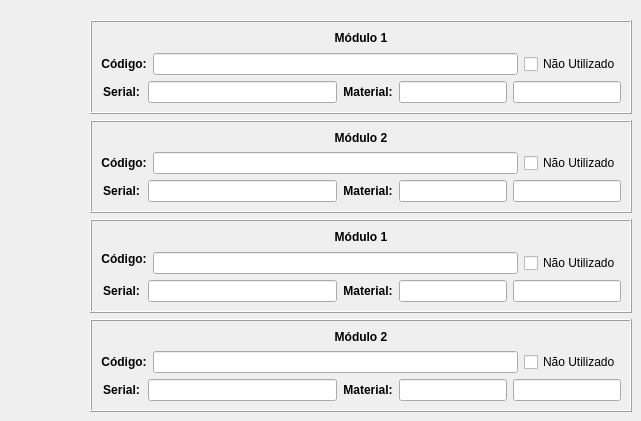
  <widget class="QWizardPage" name="PageSerialNumber">
   <widget class="QLabel" name="label_10">
    <property name="geometry">
     <rect>
      <x>0</x>
      <y>0</y>
      <width>70</width>
      <height>70</height>
     </rect>
    </property>
    <property name="maximumSize">
     <size>
      <width>70</width>
      <height>70</height>
     </size>
    </property>
    <property name="text">
     <string/>
    </property>
    <property name="pixmap">
     <pixmap>images/sirius_logo.jpeg</pixmap>
    </property>
   </widget>
   <widget class="QWidget" name="layoutWidget_3">
    <property name="geometry">
     <rect>
      <x>90</x>
      <y>20</y>
      <width>542</width>
      <height>392</height>
     </rect>
    </property>
    <layout class="QVBoxLayout" name="verticalLayout">
     <item>
      <widget class="QFrame" name="frame_11">
       <property name="minimumSize">
        <size>
         <width>540</width>
         <height>90</height>
        </size>
       </property>
       <property name="maximumSize">
        <size>
         <width>3256</width>
         <height>23465</height>
        </size>
       </property>
       <property name="frameShape">
        <enum>QFrame::Box</enum>
       </property>
       <property name="frameShadow">
        <enum>QFrame::Raised</enum>
       </property>
       <layout class="QVBoxLayout" name="verticalLayout_9">
        <item>
         <widget class="QLabel" name="label_19">
          <property name="text">
           <string>&lt;html&gt;&lt;head/&gt;&lt;body&gt;&lt;p&gt;&lt;span style=&quot; font-weight:600;&quot;&gt;Módulo 1&lt;/span&gt;&lt;/p&gt;&lt;/body&gt;&lt;/html&gt;</string>
          </property>
          <property name="alignment">
           <set>Qt::AlignHCenter|Qt::AlignTop</set>
          </property>
         </widget>
        </item>
        <item>
         <layout class="QHBoxLayout" name="horizontalLayout_29">
          <item alignment="Qt::AlignVCenter">
           <widget class="QLabel" name="label_48">
            <property name="text">
             <string>&lt;html&gt;&lt;head/&gt;&lt;body&gt;&lt;p&gt;&lt;span style=&quot; font-weight:600;&quot;&gt;Código:&lt;/span&gt;&lt;/p&gt;&lt;/body&gt;&lt;/html&gt;</string>
            </property>
            <property name="alignment">
             <set>Qt::AlignHCenter|Qt::AlignTop</set>
            </property>
           </widget>
          </item>
          <item>
           <widget class="QLineEdit" name="leDmCode0">
            <property name="minimumSize">
             <size>
              <width>0</width>
              <height>0</height>
             </size>
            </property>
            <property name="maximumSize">
             <size>
              <width>3265</width>
              <height>3265</height>
             </size>
            </property>
            <property name="alignment">
             <set>Qt::AlignLeading|Qt::AlignLeft|Qt::AlignTop</set>
            </property>
           </widget>
          </item>
          <item>
           <widget class="QCheckBox" name="cbDisableModuleReadSerial0">
            <property name="text">
             <string>Não Utilizado</string>
            </property>
           </widget>
          </item>
         </layout>
        </item>
        <item>
         <layout class="QHBoxLayout" name="horizontalLayout_30">
          <item>
           <layout class="QHBoxLayout" name="horizontalLayout_31">
            <item alignment="Qt::AlignVCenter">
             <widget class="QLabel" name="label_49">
              <property name="minimumSize">
               <size>
                <width>41</width>
                <height>0</height>
               </size>
              </property>
              <property name="text">
               <string>&lt;html&gt;&lt;head/&gt;&lt;body&gt;&lt;p&gt;&lt;span style=&quot; font-weight:600;&quot;&gt;Serial:&lt;/span&gt;&lt;/p&gt;&lt;/body&gt;&lt;/html&gt;</string>
              </property>
              <property name="alignment">
               <set>Qt::AlignHCenter|Qt::AlignTop</set>
              </property>
             </widget>
            </item>
            <item>
             <widget class="QLineEdit" name="leSerialNumber0">
              <property name="minimumSize">
               <size>
                <width>0</width>
                <height>0</height>
               </size>
              </property>
              <property name="maximumSize">
               <size>
                <width>3265</width>
                <height>3265</height>
               </size>
              </property>
              <property name="alignment">
               <set>Qt::AlignLeading|Qt::AlignLeft|Qt::AlignTop</set>
              </property>
             </widget>
            </item>
           </layout>
          </item>
          <item>
           <layout class="QHBoxLayout" name="horizontalLayout_32">
            <item alignment="Qt::AlignHCenter|Qt::AlignVCenter">
             <widget class="QLabel" name="label_50">
              <property name="text">
               <string>&lt;html&gt;&lt;head/&gt;&lt;body&gt;&lt;p&gt;&lt;span style=&quot; font-weight:600;&quot;&gt;Material:&lt;/span&gt;&lt;/p&gt;&lt;/body&gt;&lt;/html&gt;</string>
              </property>
              <property name="alignment">
               <set>Qt::AlignHCenter|Qt::AlignTop</set>
              </property>
             </widget>
            </item>
            <item>
             <widget class="QLineEdit" name="leMaterialCode0">
              <property name="minimumSize">
               <size>
                <width>0</width>
                <height>0</height>
               </size>
              </property>
              <property name="maximumSize">
               <size>
                <width>3265</width>
                <height>3265</height>
               </size>
              </property>
              <property name="alignment">
               <set>Qt::AlignLeading|Qt::AlignLeft|Qt::AlignTop</set>
              </property>
             </widget>
            </item>
            <item>
             <widget class="QLineEdit" name="leMaterialName0">
              <property name="minimumSize">
               <size>
                <width>0</width>
                <height>0</height>
               </size>
              </property>
              <property name="maximumSize">
               <size>
                <width>3265</width>
                <height>3265</height>
               </size>
              </property>
              <property name="alignment">
               <set>Qt::AlignLeading|Qt::AlignLeft|Qt::AlignTop</set>
              </property>
             </widget>
            </item>
           </layout>
          </item>
         </layout>
        </item>
       </layout>
      </widget>
     </item>
     <item>
      <widget class="QFrame" name="frame_9">
       <property name="minimumSize">
        <size>
         <width>540</width>
         <height>90</height>
        </size>
       </property>
       <property name="maximumSize">
        <size>
         <width>3256</width>
         <height>23465</height>
        </size>
       </property>
       <property name="frameShape">
        <enum>QFrame::Box</enum>
       </property>
       <property name="frameShadow">
        <enum>QFrame::Raised</enum>
       </property>
       <layout class="QVBoxLayout" name="verticalLayout_7">
        <item>
         <widget class="QLabel" name="label_40">
          <property name="text">
           <string>&lt;html&gt;&lt;head/&gt;&lt;body&gt;&lt;p&gt;&lt;span style=&quot; font-weight:600;&quot;&gt;Módulo 2&lt;/span&gt;&lt;/p&gt;&lt;/body&gt;&lt;/html&gt;</string>
          </property>
          <property name="alignment">
           <set>Qt::AlignHCenter|Qt::AlignTop</set>
          </property>
         </widget>
        </item>
        <item>
         <layout class="QHBoxLayout" name="horizontalLayout_21">
          <item alignment="Qt::AlignVCenter">
           <widget class="QLabel" name="label_41">
            <property name="text">
             <string>&lt;html&gt;&lt;head/&gt;&lt;body&gt;&lt;p&gt;&lt;span style=&quot; font-weight:600;&quot;&gt;Código:&lt;/span&gt;&lt;/p&gt;&lt;/body&gt;&lt;/html&gt;</string>
            </property>
            <property name="alignment">
             <set>Qt::AlignHCenter|Qt::AlignTop</set>
            </property>
           </widget>
          </item>
          <item>
           <widget class="QLineEdit" name="leDmCode1">
            <property name="minimumSize">
             <size>
              <width>0</width>
              <height>0</height>
             </size>
            </property>
            <property name="maximumSize">
             <size>
              <width>3265</width>
              <height>3265</height>
             </size>
            </property>
            <property name="alignment">
             <set>Qt::AlignLeading|Qt::AlignLeft|Qt::AlignTop</set>
            </property>
           </widget>
          </item>
          <item>
           <widget class="QCheckBox" name="cbDisableModuleReadSerial1">
            <property name="text">
             <string>Não Utilizado</string>
            </property>
           </widget>
          </item>
         </layout>
        </item>
        <item>
         <layout class="QHBoxLayout" name="horizontalLayout_22">
          <item>
           <layout class="QHBoxLayout" name="horizontalLayout_23">
            <item alignment="Qt::AlignVCenter">
             <widget class="QLabel" name="label_42">
              <property name="minimumSize">
               <size>
                <width>41</width>
                <height>0</height>
               </size>
              </property>
              <property name="text">
               <string>&lt;html&gt;&lt;head/&gt;&lt;body&gt;&lt;p&gt;&lt;span style=&quot; font-weight:600;&quot;&gt;Serial:&lt;/span&gt;&lt;/p&gt;&lt;/body&gt;&lt;/html&gt;</string>
              </property>
              <property name="alignment">
               <set>Qt::AlignHCenter|Qt::AlignTop</set>
              </property>
             </widget>
            </item>
            <item>
             <widget class="QLineEdit" name="leSerialNumber1">
              <property name="minimumSize">
               <size>
                <width>0</width>
                <height>0</height>
               </size>
              </property>
              <property name="maximumSize">
               <size>
                <width>3265</width>
                <height>3265</height>
               </size>
              </property>
              <property name="alignment">
               <set>Qt::AlignLeading|Qt::AlignLeft|Qt::AlignTop</set>
              </property>
             </widget>
            </item>
           </layout>
          </item>
          <item>
           <layout class="QHBoxLayout" name="horizontalLayout_24">
            <item alignment="Qt::AlignVCenter">
             <widget class="QLabel" name="label_43">
              <property name="text">
               <string>&lt;html&gt;&lt;head/&gt;&lt;body&gt;&lt;p&gt;&lt;span style=&quot; font-weight:600;&quot;&gt;Material:&lt;/span&gt;&lt;/p&gt;&lt;/body&gt;&lt;/html&gt;</string>
              </property>
              <property name="alignment">
               <set>Qt::AlignHCenter|Qt::AlignTop</set>
              </property>
             </widget>
            </item>
            <item>
             <widget class="QLineEdit" name="leMaterialCode1">
              <property name="minimumSize">
               <size>
                <width>0</width>
                <height>0</height>
               </size>
              </property>
              <property name="maximumSize">
               <size>
                <width>3265</width>
                <height>3265</height>
               </size>
              </property>
              <property name="alignment">
               <set>Qt::AlignLeading|Qt::AlignLeft|Qt::AlignTop</set>
              </property>
             </widget>
            </item>
            <item>
             <widget class="QLineEdit" name="leMaterialName1">
              <property name="minimumSize">
               <size>
                <width>0</width>
                <height>0</height>
               </size>
              </property>
              <property name="maximumSize">
               <size>
                <width>3265</width>
                <height>3265</height>
               </size>
              </property>
              <property name="alignment">
               <set>Qt::AlignLeading|Qt::AlignLeft|Qt::AlignTop</set>
              </property>
             </widget>
            </item>
           </layout>
          </item>
         </layout>
        </item>
       </layout>
      </widget>
     </item>
     <item>
      <widget class="QFrame" name="frame_10">
       <property name="minimumSize">
        <size>
         <width>540</width>
         <height>90</height>
        </size>
       </property>
       <property name="maximumSize">
        <size>
         <width>3256</width>
         <height>23465</height>
        </size>
       </property>
       <property name="frameShape">
        <enum>QFrame::Box</enum>
       </property>
       <property name="frameShadow">
        <enum>QFrame::Raised</enum>
       </property>
       <layout class="QVBoxLayout" name="verticalLayout_8">
        <item>
         <widget class="QLabel" name="label_44">
          <property name="text">
           <string>&lt;html&gt;&lt;head/&gt;&lt;body&gt;&lt;p&gt;&lt;span style=&quot; font-weight:600;&quot;&gt;Módulo 1&lt;/span&gt;&lt;/p&gt;&lt;/body&gt;&lt;/html&gt;</string>
          </property>
          <property name="alignment">
           <set>Qt::AlignHCenter|Qt::AlignTop</set>
          </property>
         </widget>
        </item>
        <item>
         <layout class="QHBoxLayout" name="horizontalLayout_25">
          <item alignment="Qt::AlignHCenter">
           <widget class="QLabel" name="label_45">
            <property name="text">
             <string>&lt;html&gt;&lt;head/&gt;&lt;body&gt;&lt;p&gt;&lt;span style=&quot; font-weight:600;&quot;&gt;Código:&lt;/span&gt;&lt;/p&gt;&lt;/body&gt;&lt;/html&gt;</string>
            </property>
            <property name="alignment">
             <set>Qt::AlignHCenter|Qt::AlignTop</set>
            </property>
           </widget>
          </item>
          <item>
           <widget class="QLineEdit" name="leDmCode2">
            <property name="minimumSize">
             <size>
              <width>0</width>
              <height>0</height>
             </size>
            </property>
            <property name="maximumSize">
             <size>
              <width>3265</width>
              <height>3265</height>
             </size>
            </property>
            <property name="alignment">
             <set>Qt::AlignLeading|Qt::AlignLeft|Qt::AlignTop</set>
            </property>
           </widget>
          </item>
          <item>
           <widget class="QCheckBox" name="cbDisableModuleReadSerial2">
            <property name="text">
             <string>Não Utilizado</string>
            </property>
           </widget>
          </item>
         </layout>
        </item>
        <item>
         <layout class="QHBoxLayout" name="horizontalLayout_26">
          <item>
           <layout class="QHBoxLayout" name="horizontalLayout_27">
            <item alignment="Qt::AlignVCenter">
             <widget class="QLabel" name="label_46">
              <property name="minimumSize">
               <size>
                <width>41</width>
                <height>0</height>
               </size>
              </property>
              <property name="text">
               <string>&lt;html&gt;&lt;head/&gt;&lt;body&gt;&lt;p&gt;&lt;span style=&quot; font-weight:600;&quot;&gt;Serial:&lt;/span&gt;&lt;/p&gt;&lt;/body&gt;&lt;/html&gt;</string>
              </property>
              <property name="alignment">
               <set>Qt::AlignHCenter|Qt::AlignTop</set>
              </property>
             </widget>
            </item>
            <item>
             <widget class="QLineEdit" name="leSerialNumber2">
              <property name="minimumSize">
               <size>
                <width>0</width>
                <height>0</height>
               </size>
              </property>
              <property name="maximumSize">
               <size>
                <width>3265</width>
                <height>3265</height>
               </size>
              </property>
              <property name="alignment">
               <set>Qt::AlignLeading|Qt::AlignLeft|Qt::AlignTop</set>
              </property>
             </widget>
            </item>
           </layout>
          </item>
          <item>
           <layout class="QHBoxLayout" name="horizontalLayout_28">
            <item alignment="Qt::AlignVCenter">
             <widget class="QLabel" name="label_47">
              <property name="text">
               <string>&lt;html&gt;&lt;head/&gt;&lt;body&gt;&lt;p&gt;&lt;span style=&quot; font-weight:600;&quot;&gt;Material:&lt;/span&gt;&lt;/p&gt;&lt;/body&gt;&lt;/html&gt;</string>
              </property>
              <property name="alignment">
               <set>Qt::AlignHCenter|Qt::AlignTop</set>
              </property>
             </widget>
            </item>
            <item>
             <widget class="QLineEdit" name="leMaterialCode2">
              <property name="minimumSize">
               <size>
                <width>0</width>
                <height>0</height>
               </size>
              </property>
              <property name="maximumSize">
               <size>
                <width>3265</width>
                <height>3265</height>
               </size>
              </property>
              <property name="alignment">
               <set>Qt::AlignLeading|Qt::AlignLeft|Qt::AlignTop</set>
              </property>
             </widget>
            </item>
            <item>
             <widget class="QLineEdit" name="leMaterialName2">
              <property name="minimumSize">
               <size>
                <width>0</width>
                <height>0</height>
               </size>
              </property>
              <property name="maximumSize">
               <size>
                <width>3265</width>
                <height>3265</height>
               </size>
              </property>
              <property name="alignment">
               <set>Qt::AlignLeading|Qt::AlignLeft|Qt::AlignTop</set>
              </property>
             </widget>
            </item>
           </layout>
          </item>
         </layout>
        </item>
       </layout>
      </widget>
     </item>
     <item>
      <widget class="QFrame" name="frame_12">
       <property name="minimumSize">
        <size>
         <width>540</width>
         <height>90</height>
        </size>
       </property>
       <property name="maximumSize">
        <size>
         <width>3256</width>
         <height>23465</height>
        </size>
       </property>
       <property name="frameShape">
        <enum>QFrame::Box</enum>
       </property>
       <property name="frameShadow">
        <enum>QFrame::Raised</enum>
       </property>
       <layout class="QVBoxLayout" name="verticalLayout_10">
        <item>
         <widget class="QLabel" name="label_51">
          <property name="text">
           <string>&lt;html&gt;&lt;head/&gt;&lt;body&gt;&lt;p&gt;&lt;span style=&quot; font-weight:600;&quot;&gt;Módulo 2&lt;/span&gt;&lt;/p&gt;&lt;/body&gt;&lt;/html&gt;</string>
          </property>
          <property name="alignment">
           <set>Qt::AlignHCenter|Qt::AlignTop</set>
          </property>
         </widget>
        </item>
        <item>
         <layout class="QHBoxLayout" name="horizontalLayout_33">
          <item alignment="Qt::AlignVCenter">
           <widget class="QLabel" name="label_52">
            <property name="text">
             <string>&lt;html&gt;&lt;head/&gt;&lt;body&gt;&lt;p&gt;&lt;span style=&quot; font-weight:600;&quot;&gt;Código:&lt;/span&gt;&lt;/p&gt;&lt;/body&gt;&lt;/html&gt;</string>
            </property>
            <property name="alignment">
             <set>Qt::AlignHCenter|Qt::AlignTop</set>
            </property>
           </widget>
          </item>
          <item>
           <widget class="QLineEdit" name="leDmCode3">
            <property name="minimumSize">
             <size>
              <width>0</width>
              <height>0</height>
             </size>
            </property>
            <property name="maximumSize">
             <size>
              <width>3265</width>
              <height>3265</height>
             </size>
            </property>
            <property name="alignment">
             <set>Qt::AlignLeading|Qt::AlignLeft|Qt::AlignTop</set>
            </property>
           </widget>
          </item>
          <item>
           <widget class="QCheckBox" name="cbDisableModuleReadSerial3">
            <property name="text">
             <string>Não Utilizado</string>
            </property>
           </widget>
          </item>
         </layout>
        </item>
        <item>
         <layout class="QHBoxLayout" name="horizontalLayout_34">
          <item>
           <layout class="QHBoxLayout" name="horizontalLayout_35">
            <item alignment="Qt::AlignVCenter">
             <widget class="QLabel" name="label_53">
              <property name="minimumSize">
               <size>
                <width>41</width>
                <height>0</height>
               </size>
              </property>
              <property name="text">
               <string>&lt;html&gt;&lt;head/&gt;&lt;body&gt;&lt;p&gt;&lt;span style=&quot; font-weight:600;&quot;&gt;Serial:&lt;/span&gt;&lt;/p&gt;&lt;/body&gt;&lt;/html&gt;</string>
              </property>
              <property name="alignment">
               <set>Qt::AlignHCenter|Qt::AlignTop</set>
              </property>
             </widget>
            </item>
            <item>
             <widget class="QLineEdit" name="leSerialNumber3">
              <property name="minimumSize">
               <size>
                <width>0</width>
                <height>0</height>
               </size>
              </property>
              <property name="maximumSize">
               <size>
                <width>3265</width>
                <height>3265</height>
               </size>
              </property>
              <property name="alignment">
               <set>Qt::AlignLeading|Qt::AlignLeft|Qt::AlignTop</set>
              </property>
             </widget>
            </item>
           </layout>
          </item>
          <item>
           <layout class="QHBoxLayout" name="horizontalLayout_36">
            <item alignment="Qt::AlignVCenter">
             <widget class="QLabel" name="label_54">
              <property name="text">
               <string>&lt;html&gt;&lt;head/&gt;&lt;body&gt;&lt;p&gt;&lt;span style=&quot; font-weight:600;&quot;&gt;Material:&lt;/span&gt;&lt;/p&gt;&lt;/body&gt;&lt;/html&gt;</string>
              </property>
              <property name="alignment">
               <set>Qt::AlignHCenter|Qt::AlignTop</set>
              </property>
             </widget>
            </item>
            <item>
             <widget class="QLineEdit" name="leMaterialCode3">
              <property name="minimumSize">
               <size>
                <width>0</width>
                <height>0</height>
               </size>
              </property>
              <property name="maximumSize">
               <size>
                <width>3265</width>
                <height>3265</height>
               </size>
              </property>
              <property name="alignment">
               <set>Qt::AlignLeading|Qt::AlignLeft|Qt::AlignTop</set>
              </property>
             </widget>
            </item>
            <item>
             <widget class="QLineEdit" name="leMaterialName3">
              <property name="minimumSize">
               <size>
                <width>0</width>
                <height>0</height>
               </size>
              </property>
              <property name="maximumSize">
               <size>
                <width>3265</width>
                <height>3265</height>
               </size>
              </property>
              <property name="alignment">
               <set>Qt::AlignLeading|Qt::AlignLeft|Qt::AlignTop</set>
              </property>
             </widget>
            </item>
           </layout>
          </item>
         </layout>
        </item>
       </layout>
      </widget>
     </item>
    </layout>
   </widget>
  </widget>
